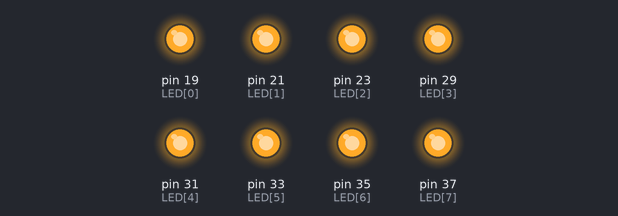
Bench run of a program on a simulated Raspberry Pi (header pin numbers). On the bench: output pins drawn as LEDs (lit = HIGH).

Above: at 0.2 s.
At 1.7 s:
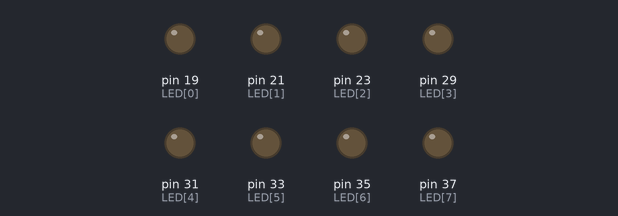
Timing chart, 0 to 3.0 s (numbered marks = the images above):
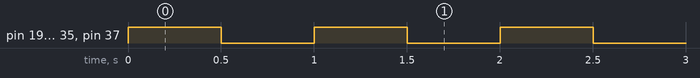

The program:

03_led_on_off_all.py
```python
import RPi.GPIO as GPIO
import time

GPIO.setmode(GPIO.BOARD)

LED = [19, 21, 23, 29, 31, 33, 35, 37]

for i in range(len(LED)):
    GPIO.setup(LED[i], GPIO.OUT, initial=GPIO.LOW)

try:
    while True:
        for i in range(len(LED)):
            GPIO.output(LED[i], GPIO.HIGH)

        time.sleep(0.5)

        for i in range(len(LED)):
            GPIO.output(LED[i], GPIO.LOW)

        time.sleep(0.5)

finally:
    GPIO.cleanup()
```

Measured:
- by itself, pin 19 (LED[0]), pin 21 (LED[1]), pin 23 (LED[2]), pin 29 (LED[3]), pin 31 (LED[4]), pin 33 (LED[5]), pin 35 (LED[6]), pin 37 (LED[7]): alternates HIGH for 0.50 s and LOW for 0.50 s
